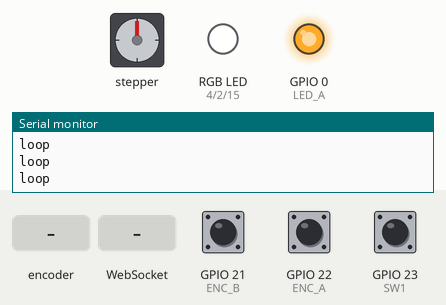
Bench run of a program on a simulated ESP32. Parts: stepper motor, an RGB LED mixed from three pins (HIGH = lit), output pins drawn as LEDs (lit = HIGH), the last lines printed to the serial monitor. The test bench sets the inputs (shaded band); at power-on: GPIO 23 (SW1) HIGH, GPIO 21 (ENC_B) HIGH, GPIO 22 (ENC_A) HIGH. WiFi joins after 1.5 s; servers stay silent unless stated; stepper angles assume 200 steps per turn; pins used as bus, display or sensor lines are not drawn.

Above: at 2.7 s.
2.8 s: GPIO 23 (SW1) pulled LOW for 0.15 s
At 2.95 s:
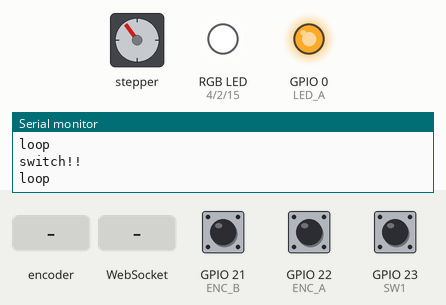
5.8 s: rotary encoder on GPIO 22 (ENC_A) / GPIO 21 (ENC_B) turned 3 steps (first pin leading)
At 6.07 s:
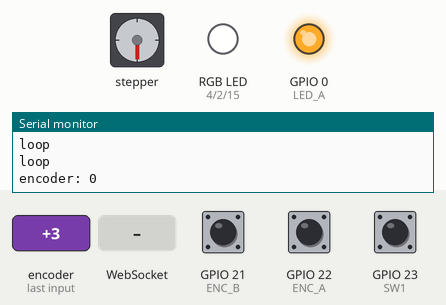
9.4 s: rotary encoder on GPIO 22 (ENC_A) / GPIO 21 (ENC_B) turned 2 steps (second pin leading)
At 9.72 s:
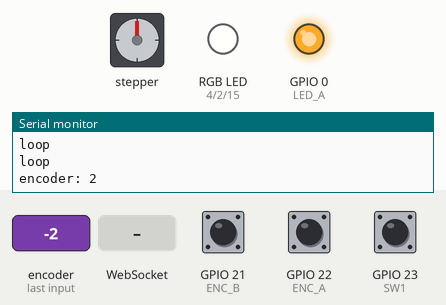
12.4 s: GPIO 23 (SW1) pulled LOW for 1 s
At 12.74 s:
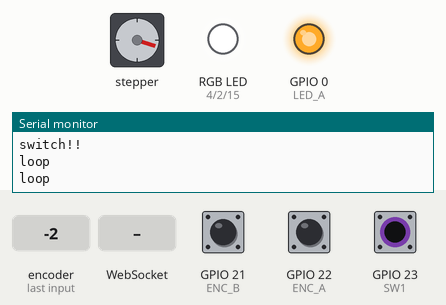
18.4 s: WebSocket text "1" received
Timing chart, 0 to 68.9 s (numbered marks = the images above; inputs shaded):
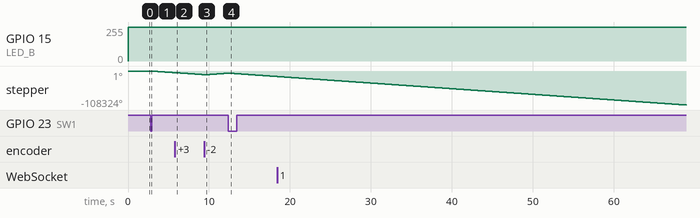

The program:

main.cpp
```cpp
#include <Arduino.h>
#include <Adafruit_Sensor.h>
#include <DHT.h>
#include <DHT_U.h>
#include <WiFi.h>
#include <AsyncTCP.h>
#include <ESPAsyncWebServer.h>
#include <Stepper.h>

#define DHTVCC 19
#define DHTGND 5
#define DHTPIN 18
#define DHTTYPE DHT22

#define LED_A 0
#define LED_R 4
#define LED_G 2
#define LED_B 15
#define LEDC_CHANNEL_0 0
#define LEDC_CHANNEL_1 1
#define LEDC_CHANNEL_2 2
#define LEDC_TIMER_8_BIT 8
#define LEDC_TIMER_13_BIT 13
#define LEDC_BASE_FREQ 5000

/* #define CADVDD 27
#define CADGND 32
#define CADIN 25 */

#define SW1 23
#define ENC_A 22
#define ENC_B 21

#define IN1 12
#define IN2 14
#define IN3 27
#define IN4 26

int encoder0Pos = 0;

DHT_Unified dht(DHTPIN, DHTTYPE);

// wifi
IPAddress local_IP(192, 168, 1, 200); // Set your Static IP address
IPAddress gateway(192, 168, 1, 1);    // Set your Gateway IP address
IPAddress subnet(255, 255, 0, 0);
IPAddress primaryDNS(8, 8, 8, 8);   // optional
IPAddress secondaryDNS(8, 8, 4, 4); // optional

AsyncWebSocket ws("/ws");
// station
AsyncWebServer server(8015);
const char *ssid = "WIFI_JIT";
const char *password = "1234zxcv";
// access point
/* const char *ssid_st = "Arduino";
const char *password_st = "fiestaloca";
WiFiServer station(8015); */

Stepper myStepper(200, IN1, IN2, IN3, IN4);

//------------------------------------ socket --------------------------------------
void handleWebSocketMessage(void *arg, uint8_t *data, size_t len)
{
    AwsFrameInfo *info = (AwsFrameInfo *)arg;
    if (info->final && info->index == 0 && info->len == len && info->opcode == WS_TEXT)
    {
        data[len] = 0;
        if (strcmp((char *)data, "toggle") == 0)
        {
            // notifyClients(1);
        }
    }
}

void onEvent(AsyncWebSocket *server, AsyncWebSocketClient *client, AwsEventType type,
             void *arg, uint8_t *data, size_t len)
{
    switch (type)
    {
    case WS_EVT_CONNECT:
        Serial.printf("WebSocket client #%u connected from %s\n", client->id(), client->remoteIP().toString().c_str());
        break;
    case WS_EVT_DISCONNECT:
        Serial.printf("WebSocket client #%u disconnected\n", client->id());
        break;
    case WS_EVT_DATA:
        handleWebSocketMessage(arg, data, len);
        break;
    case WS_EVT_PONG:
    case WS_EVT_ERROR:
        break;
    }
}

void initWebSocket()
{
    ws.onEvent(onEvent);
    server.addHandler(&ws);
}

void notifyClients(int value)
{
    ws.textAll("{\"encoder\":" + String(value) + "}");
}

//------------------------------------ DHT ---------------------------------------
String getTemHum()
{
    sensors_event_t event;
    float temp, hum;
    dht.temperature().getEvent(&event);
    if (isnan(event.temperature))
    {
        Serial.println(F("Error reading temperature!"));
    }
    else
    {
        temp = event.temperature;
    }
    dht.humidity().getEvent(&event);
    if (isnan(event.relative_humidity))
    {
        Serial.println(F("Error reading humidity!"));
    }
    else
    {
        hum = event.relative_humidity;
    }
    Serial.println("humedad: " + String(hum) + "% , temperatura: " + String(temp) + "°C");
    return "{\"humedad\":\"" + String(hum) + "\", \"temperatura\":\"" + String(temp) + "\"}";
}
//------------------------------------ LEDs ---------------------------------------
void ledAnalogWrite(int channel, int value)
{
    int duty = 255 - value;
    ledcWrite(channel, duty);
}

void resetLeds()
{
    digitalWrite(LED_A, HIGH);
    ledAnalogWrite(LEDC_CHANNEL_0, 0);
    ledAnalogWrite(LEDC_CHANNEL_1, 0);
    ledAnalogWrite(LEDC_CHANNEL_2, 0);
}

//------------------------------------ encoder ---------------------------------------
int read_encoder()
{
    static int encoder0PinALast;
    static int n;
    n = digitalRead(ENC_A);
    if ((encoder0PinALast == LOW) && (n == HIGH))
    {
        if (digitalRead(ENC_B) == LOW)
        {
            encoder0Pos -= 1;
        }
        else
        {
            encoder0Pos += 1;
        }
        encoder0Pos = encoder0Pos < 0 ? 0 : (encoder0Pos > 255 ? 255 : encoder0Pos);
        notifyClients(encoder0Pos);
        Serial.println("encoder: " + String(encoder0Pos));
    }
    encoder0PinALast = n;
    return encoder0Pos;
}

void read_switch()
{
    static boolean cheched;
    if (LOW == digitalRead(SW1) && !cheched)
    {
        cheched = true;
        Serial.println("switch!!");
        encoder0Pos = 0;
    }
    if (HIGH == digitalRead(SW1))
    {
        cheched = false;
    }
}
//-------------------------------------- CAD --------------------------------------
void notFound(AsyncWebServerRequest *request)
{
    request->send(404, "text/plain", "Not found");
}

//-------------------------------------- main --------------------------------------
void setup()
{
    Serial.begin(115200);
    // LEDs
    pinMode(LED_A, OUTPUT);
    /*     pinMode(LED_B, OUTPUT);
        pinMode(LED_R, OUTPUT);
        pinMode(LED_G, OUTPUT); */
    ledcSetup(LEDC_CHANNEL_0, LEDC_BASE_FREQ, LEDC_TIMER_8_BIT);
    ledcAttachPin(LED_R, LEDC_CHANNEL_0);
    ledcSetup(LEDC_CHANNEL_1, LEDC_BASE_FREQ, LEDC_TIMER_8_BIT);
    ledcAttachPin(LED_G, LEDC_CHANNEL_1);
    ledcSetup(LEDC_CHANNEL_2, LEDC_BASE_FREQ, LEDC_TIMER_8_BIT);
    ledcAttachPin(LED_B, LEDC_CHANNEL_2);
    resetLeds();
    // encoder
    pinMode(SW1, INPUT);
    pinMode(ENC_A, INPUT_PULLUP);
    pinMode(ENC_B, INPUT_PULLUP);
    // CAD
    /*  pinMode(CADVDD, OUTPUT);
        pinMode(CADGND, OUTPUT);
        pinMode(CADIN, INPUT);
        digitalWrite(CADVDD, HIGH);
        digitalWrite(CADGND, LOW); */
    // DHT
    pinMode(DHTGND, OUTPUT);
    pinMode(DHTVCC, OUTPUT);
    digitalWrite(DHTGND, LOW);
    digitalWrite(DHTVCC, HIGH);
    dht.begin();
    sensor_t sensor;
    Serial.println(F("DHTxx Unified Sensor Example"));
    dht.temperature().getSensor(&sensor);
    Serial.println(F("------------------------------------"));
    Serial.println(F("Temperature Sensor"));
    Serial.print(F("Sensor Type: "));
    Serial.println(sensor.name);
    Serial.print(F("Driver Ver:  "));
    Serial.println(sensor.version);
    Serial.print(F("Unique ID:   "));
    Serial.println(sensor.sensor_id);
    Serial.print(F("Max Value:   "));
    Serial.print(sensor.max_value);
    Serial.println(F("°C"));
    Serial.print(F("Min Value:   "));
    Serial.print(sensor.min_value);
    Serial.println(F("°C"));
    Serial.print(F("Resolution:  "));
    Serial.print(sensor.resolution);
    Serial.println(F("°C"));
    Serial.println(F("------------------------------------"));
    dht.humidity().getSensor(&sensor);
    Serial.println(F("Humidity Sensor"));
    Serial.print(F("Sensor Type: "));
    Serial.println(sensor.name);
    Serial.print(F("Driver Ver:  "));
    Serial.println(sensor.version);
    Serial.print(F("Unique ID:   "));
    Serial.println(sensor.sensor_id);
    Serial.print(F("Max Value:   "));
    Serial.print(sensor.max_value);
    Serial.println(F("%"));
    Serial.print(F("Min Value:   "));
    Serial.print(sensor.min_value);
    Serial.println(F("%"));
    Serial.print(F("Resolution:  "));
    Serial.print(sensor.resolution);
    Serial.println(F("%"));
    Serial.println(F("------------------------------------"));
    // wifi station
    if (!WiFi.config(local_IP, gateway, subnet, primaryDNS, secondaryDNS))
    {
        Serial.println("STA Failed to configure");
    }
    // station
    WiFi.mode(WIFI_STA);
    WiFi.begin(ssid, password);
    // access p.
    // WiFi.mode(WIFI_AP);
    // WiFi.softAP(ssid_st, password_st);

    if (WiFi.waitForConnectResult() != WL_CONNECTED)
    {
        Serial.printf("WiFi Failed!\n");
        return;
    }
    Serial.print("IP Address: ");
    Serial.println(WiFi.localIP());
    //------------------------------- socket -------------------------
    initWebSocket();
    //---------------------------wifi events---------------------------
    server.on("/", HTTP_GET, [](AsyncWebServerRequest *request)
              {
                String result = getTemHum();
                AsyncWebServerResponse *response = request->beginResponse(200, "text/plain",result);
              	response->addHeader("Access-Control-Allow-Origin", "*");
                request->send(response); });

    // Send a GET request to http://192.168.1.136:8015/sensor/0
    server.on("^\\/sensor\\/([0-9]+)$", HTTP_GET, [](AsyncWebServerRequest *request)
              {
        String sensorNumber = request->pathArg(0);
        request->send(200, "text/plain", "Hello, sensor: " + sensorNumber); });

    // Send a GET request to http://192.168.1.136:8015/sensor/0/action/2
    server.on("^\\/sensor\\/([0-9]+)\\/action\\/([a-zA-Z0-9]+)$", HTTP_GET, [](AsyncWebServerRequest *request)
              {
        String sensorNumber = request->pathArg(0);
        String action = request->pathArg(1);
        request->send(200, "text/plain", "Hello, sensor: " + sensorNumber + ", with action: " + action); });

    server.onNotFound(notFound);

    server.begin();

    myStepper.setSpeed(300);
}

void loop()
{
        Serial.println("loop");
    read_switch();
    int value = read_encoder();
    /*     int value = analogRead(CADIN); */
    switch (value)
    {
    case 0:
        myStepper.step(-100);
        break;
    case 1:
        myStepper.step(0);
        break;
    case 2:
        myStepper.step(100);
        break;
    default:
        break;
    }
    ledAnalogWrite(2, value);
}
```

Measured:
- after the input at 2.8 s, GPIO 15 (LED_B): 253/255 → 255/255 after 0.10 s; stepper: keeps turning counter-clockwise at about 1811°/s, starting at once
- after the input at 5.8 s, GPIO 15 (LED_B): 255/255 → 253/255 after 0.10 s, → 255/255 0.25 s later
- after the input at 9.4 s, GPIO 15 (LED_B): 255/255 → 253/255 after 0.15 s, → 252/255 0.22 s later
- after the input at 12.4 s, GPIO 15 (LED_B): 252/255 → 255/255 after 0.18 s
